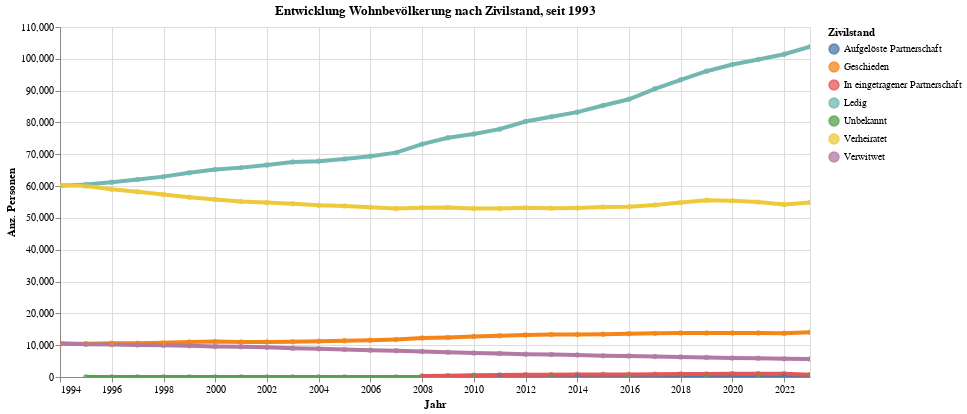

Here is the notebook cell this chart was saved with:
### Code cell
myTitle="Entwicklung Wohnbevölkerung nach Zivilstand, seit "+str(data2betested.index.year.min())

highlight = alt.selection(type='single', on='mouseover',
                          fields=['ZIV_lang'], nearest=True)
#x='date:StichtagDatJahr',
base = alt.Chart(myAgg2.reset_index(), title=myTitle).encode(
    x=alt.X('StichtagDatJahr', axis=alt.Axis(title='Jahr'))# , axis=alt.Axis(format='%', title='percentage')
    , y=alt.X('sum_WBev', axis=alt.Axis(title='Anz. Personen'))
    , color=alt.Color('ZIV_lang', legend=alt.Legend(title="Zivilstand", orient="right"))  
    ,tooltip=['StichtagDatJahr', 'ZIV_lang','sum_WBev']    
)
points = base.mark_circle().encode(
    opacity=alt.value(0.75)
).add_selection(
    highlight
).properties(
    width=750 , height=350
)
lines = base.mark_line().encode(
    size=alt.condition(~highlight, alt.value(0.5), alt.value(4))
).interactive()

lines + points

### Figure 1 — Vega-Lite specification as saved in the notebook (floating-point values rounded to 4 significant figures; data arrays with more than 128 entries replaced by an {"elided": "..."} marker saying what was removed)
{"config": {"view": {"continuousWidth": 400, "continuousHeight": 300}}, "layer": [{"mark": "line", "encoding": {"color": {"type": "nominal", "field": "ZIV_lang", "legend": {"orient": "right", "title": "Zivilstand"}}, "size": {"condition": {"value": 0.5, "selection": {"not": "selector005"}}, "value": 4}, "tooltip": [{"type": "temporal", "field": "StichtagDatJahr"}, {"type": "nominal", "field": "ZIV_lang"}, {"type": "quantitative", "field": "sum_WBev"}], "x": {"type": "temporal", "axis": {"title": "Jahr"}, "field": "StichtagDatJahr"}, "y": {"type": "quantitative", "axis": {"title": "Anz. Personen"}, "field": "sum_WBev"}}, "selection": {"selector006": {"type": "interval", "bind": "scales", "encodings": ["x", "y"]}}, "title": "Entwicklung Wohnbevölkerung nach Zivilstand, seit 1993"}, {"mark": "circle", "encoding": {"color": {"type": "nominal", "field": "ZIV_lang", "legend": {"orient": "right", "title": "Zivilstand"}}, "opacity": {"value": 0.75}, "tooltip": [{"type": "temporal", "field": "StichtagDatJahr"}, {"type": "nominal", "field": "ZIV_lang"}, {"type": "quantitative", "field": "sum_WBev"}], "x": {"type": "temporal", "axis": {"title": "Jahr"}, "field": "StichtagDatJahr"}, "y": {"type": "quantitative", "axis": {"title": "Anz. Personen"}, "field": "sum_WBev"}}, "height": 350, "selection": {"selector005": {"type": "single", "on": "mouseover", "fields": ["ZIV_lang"], "nearest": true}}, "title": "Entwicklung Wohnbevölkerung nach Zivilstand, seit 1993", "width": 750}], "data": {"name": "data-bbc4bbcba5d5e80569ee1ea3b473548b"}, "$schema": "https://vega.github.io/schema/vega-lite/v4.8.1.json", "datasets": {"data-bbc4bbcba5d5e80569ee1ea3b473548b": {"elided": "179 records"}}}
